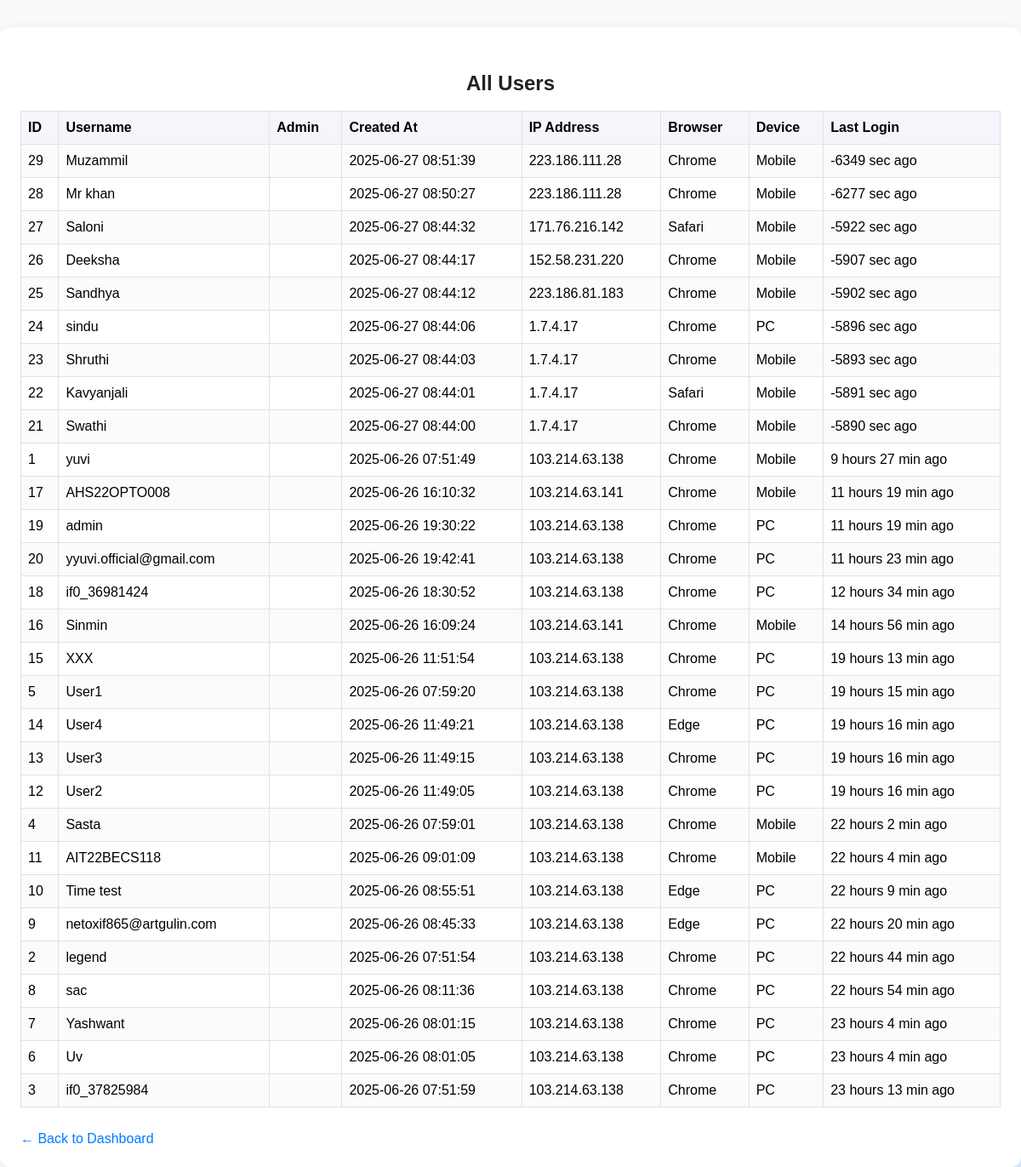
Screenshot of /admin/players.php (signed in) with the database file from the repository.
### tables this page shows
CREATE TABLE `users` (
  `id` int(11) NOT NULL,
  `username` varchar(50) NOT NULL,
  `is_admin` tinyint(1) DEFAULT 0,
  `created_at` timestamp NULL DEFAULT current_timestamp(),
  `ip_address` varchar(45) DEFAULT NULL,
  `user_agent` text DEFAULT NULL,
  `last_login` timestamp NULL DEFAULT NULL
);

### admin/players.php (the view, shortened to what this page needs)
<?php
require_once '../includes/db.php';
$stmt = $pdo->query("SELECT id, username, is_admin, created_at, ip_address, user_agent, last_login FROM users ORDER BY last_login DESC");
$users = $stmt->fetchAll();
function getBrowserName($user_agent) {
    $ua = strtolower($user_agent);
    if (strpos($ua, 'edg/') !== false || strpos($ua, 'edge') !== false) return 'Edge';
    if (strpos($ua, 'chrome') !== false && strpos($ua, 'edg/') === false && strpos($ua, 'opr/') === false) return 'Chrome';
    if (strpos($ua, 'safari') !== false && strpos($ua, 'chrome') === false) return 'Safari';
    return 'Other';
}
function getDeviceType($user_agent) {
    $ua = strtolower($user_agent);
    if (strpos($ua, 'mobile') !== false || strpos($ua, 'android') !== false || strpos($ua, 'iphone') !== false || strpos($ua, 'ipad') !== false) {
        return 'Mobile';
    }
    return 'PC';
}
function timeAgo($datetime) {
    $timestamp = strtotime($datetime);
    $timestamp += 10800;
    $diff = time() - $timestamp;
    if ($diff < 60) return $diff . ' sec ago';
    if ($diff < 86400) {
        $hours = floor($diff/3600);
        $minutes = floor(($diff%3600)/60);
        return $hours . ' hour' . ($hours>1?'s':'') . ($minutes>0?(' ' . $minutes . ' min'):'') . ' ago';
    }
    $days = floor($diff/86400);
    return $days . ' day' . ($days>1?'s':'') . ' ago';
}
?>
<!DOCTYPE html>
<html>
<head>
    <link rel="stylesheet" href="../assets/style.css">
</head>
<body>
    <div class="card">
        <h2>All Users</h2>
        <div class="table-container">
        <table>
            <tr>
                <th>ID</th>
                <th>Username</th>
                <th>Admin</th>
                <th>Created At</th>
                <th>IP Address</th>
                <th>Browser</th>
                <th>Device</th>
                <th>Last Login</th>
            </tr>
            <?php foreach ($users as $user): ?>
            <tr>
                <td><?= htmlspecialchars($user['id']) ?></td>
                <td><?= htmlspecialchars($user['username']) ?></td>
                <td><?= $user['is_admin'] ? '<span class="admin-badge">Admin</span>' : '' ?></td>
                <td><?= htmlspecialchars($user['created_at']) ?></td>
                <td><?= htmlspecialchars($user['ip_address']) ?></td>
                <td><?= htmlspecialchars(getBrowserName($user['user_agent'])) ?></td>
                <td><?= htmlspecialchars(getDeviceType($user['user_agent'])) ?></td>
                <td><?= htmlspecialchars(timeAgo($user['last_login'])) ?></td>
            </tr>
            <?php endforeach; ?>
        </table>
        </div>
        <br>
        <a href="dashboard.php">&larr; Back to Dashboard</a>
    </div>
</body>
</html>

### assets/style.css (style rules this page uses)
body { font-family: Arial, sans-serif; background: linear-gradient(135deg, #f9f9f9 60%, #e3eaff 100%); margin: 0; min-height: 100vh; display: flex; flex-direction: column; align-items: center; justify-content: center; }
h2, h3 { color: #222; margin-bottom: 18px; text-align: center; }
.card { background: #fff; border-radius: 12px; box-shadow: 0 4px 16px rgba(44, 62, 80, 0.08); padding: 32px 24px 24px 24px; max-width: 350px; width: 100%; margin: 0 auto; }
a { text-decoration: none; color: #007bff; transition: color 0.2s; }

### admin/players.php (style rules this page uses)
.table-container { width: 100%; margin-bottom: 10px; }
.card { max-width: 100vw; margin: 32px auto 0 auto; width: 100vw; box-sizing: border-box; }
table { width: 100%; border-collapse: collapse; background: #fff; }
th, td { padding: 10px 8px; border: 1px solid #e1e1e1; text-align: left; font-size: 16px; }
th { background: #f4f6fb; }
tr:nth-child(even) { background: #fafbfc; }

### rows the page displays
users: id "29", username "Muzammil", created_at "2025-06-27 08:51:39", ip_address "223.186.111.28", user_agent "Chrome", user_agent "Mobile", last_login "-6349 sec ago"
users: id "28", username "Mr khan", created_at "2025-06-27 08:50:27", ip_address "223.186.111.28", user_agent "Chrome", user_agent "Mobile", last_login "-6277 sec ago"
users: id "27", username "Saloni", created_at "2025-06-27 08:44:32", ip_address "171.76.216.142", user_agent "Safari", user_agent "Mobile", last_login "-5922 sec ago"
users: id "26", username "Deeksha", created_at "2025-06-27 08:44:17", ip_address "152.58.231.220", user_agent "Chrome", user_agent "Mobile", last_login "-5907 sec ago"
users: id "25", username "Sandhya", created_at "2025-06-27 08:44:12", ip_address "223.186.81.183", user_agent "Chrome", user_agent "Mobile", last_login "-5902 sec ago"
users: id "24", username "sindu", created_at "2025-06-27 08:44:06", ip_address "1.7.4.17", user_agent "Chrome", user_agent "PC", last_login "-5896 sec ago"
users: id "23", username "Shruthi", created_at "2025-06-27 08:44:03", ip_address "1.7.4.17", user_agent "Chrome", user_agent "Mobile", last_login "-5893 sec ago"
users: id "22", username "Kavyanjali", created_at "2025-06-27 08:44:01", ip_address "1.7.4.17", user_agent "Safari", user_agent "Mobile", last_login "-5891 sec ago"
users: id "21", username "Swathi", created_at "2025-06-27 08:44:00", ip_address "1.7.4.17", user_agent "Chrome", user_agent "Mobile", last_login "-5890 sec ago"
users: id "1", username "yuvi", created_at "2025-06-26 07:51:49", ip_address "103.214.63.138", user_agent "Chrome", user_agent "Mobile", last_login "9 hours 27 min ago"
users: id "17", username "AHS22OPTO008", created_at "2025-06-26 16:10:32", ip_address "103.214.63.141", user_agent "Chrome", user_agent "Mobile", last_login "11 hours 19 min ago"
users: id "19", username "admin", created_at "2025-06-26 19:30:22", ip_address "103.214.63.138", user_agent "Chrome", user_agent "PC", last_login "11 hours 19 min ago"
users: id "20", username "yyuvi.official@gmail.com", created_at "2025-06-26 19:42:41", ip_address "103.214.63.138", user_agent "Chrome", user_agent "PC", last_login "11 hours 23 min ago"
users: id "18", username "if0_36981424", created_at "2025-06-26 18:30:52", ip_address "103.214.63.138", user_agent "Chrome", user_agent "PC", last_login "12 hours 34 min ago"
users: id "16", username "Sinmin", created_at "2025-06-26 16:09:24", ip_address "103.214.63.141", user_agent "Chrome", user_agent "Mobile", last_login "14 hours 56 min ago"
users: id "15", username "XXX", created_at "2025-06-26 11:51:54", ip_address "103.214.63.138", user_agent "Chrome", user_agent "PC", last_login "19 hours 13 min ago"
users: id "5", username "User1", created_at "2025-06-26 07:59:20", ip_address "103.214.63.138", user_agent "Chrome", user_agent "PC", last_login "19 hours 15 min ago"
users: id "14", username "User4", created_at "2025-06-26 11:49:21", ip_address "103.214.63.138", user_agent "Edge", user_agent "PC", last_login "19 hours 16 min ago"
users: id "13", username "User3", created_at "2025-06-26 11:49:15", ip_address "103.214.63.138", user_agent "Chrome", user_agent "PC", last_login "19 hours 16 min ago"
users: id "12", username "User2", created_at "2025-06-26 11:49:05", ip_address "103.214.63.138", user_agent "Chrome", user_agent "PC", last_login "19 hours 16 min ago"
users: id "4", username "Sasta", created_at "2025-06-26 07:59:01", ip_address "103.214.63.138", user_agent "Chrome", user_agent "Mobile", last_login "22 hours 2 min ago"
users: id "11", username "AIT22BECS118", created_at "2025-06-26 09:01:09", ip_address "103.214.63.138", user_agent "Chrome", user_agent "Mobile", last_login "22 hours 4 min ago"
users: id "10", username "Time test", created_at "2025-06-26 08:55:51", ip_address "103.214.63.138", user_agent "Edge", user_agent "PC", last_login "22 hours 9 min ago"
users: id "9", username "netoxif865@artgulin.com", created_at "2025-06-26 08:45:33", ip_address "103.214.63.138", user_agent "Edge", user_agent "PC", last_login "22 hours 20 min ago"
users: id "2", username "legend", created_at "2025-06-26 07:51:54", ip_address "103.214.63.138", user_agent "Chrome", user_agent "PC", last_login "22 hours 44 min ago"
users: id "8", username "sac", created_at "2025-06-26 08:11:36", ip_address "103.214.63.138", user_agent "Chrome", user_agent "PC", last_login "22 hours 54 min ago"
users: id "7", username "Yashwant", created_at "2025-06-26 08:01:15", ip_address "103.214.63.138", user_agent "Chrome", user_agent "PC", last_login "23 hours 4 min ago"
users: id "6", username "Uv", created_at "2025-06-26 08:01:05", ip_address "103.214.63.138", user_agent "Chrome", user_agent "PC", last_login "23 hours 4 min ago"
users: id "3", username "if0_37825984", created_at "2025-06-26 07:51:59", ip_address "103.214.63.138", user_agent "Chrome", user_agent "PC", last_login "23 hours 13 min ago"
